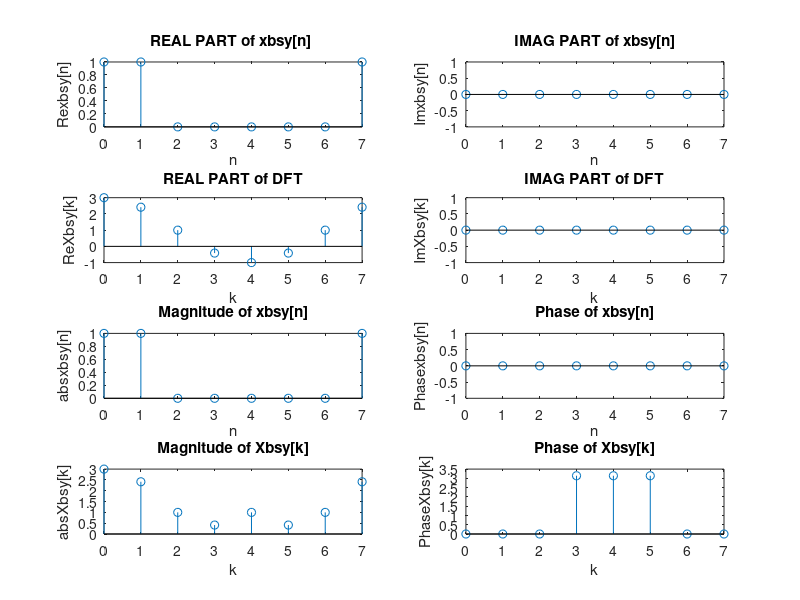

This figure's MATLAB source:
nn = 0 : (8-1) ;
%xx= exp(1i*nn/3) ;
xx= [1 1 0 0 0 0 0 1];
XX =fft(xx) ;
kk = nn ;
subplot(421)
stem (kk , real(xx ))
title( 'REAL PART of xbsy[n] ' ) , xlabel( 'n'), ylabel('Re{xbsy[n]}')
subplot(422)
stem(kk , imag(xx))
title( ' IMAG PART of xbsy[n] ' ) , xlabel( 'n' ), ylabel('Im{xbsy[n]}')
subplot(423)
stem(kk , real(XX))
title( ' REAL PART of DFT ' ) , xlabel( 'k' ), ylabel('Re{Xbsy[k]}')
subplot ( 424)
stem(kk , imag(XX))
title( ' IMAG PART of DFT ' ) , xlabel( 'k' ), ylabel('Im{Xbsy[k]}')

M_x=abs(xx);
Ph_x=angle(xx);
subplot ( 425)
stem(nn , M_x)
title( ' Magnitude of xbsy[n] ' ) , xlabel( 'n' ), ylabel('abs{xbsy[n]}')

subplot ( 426)
stem(nn , Ph_x)
title( ' Phase of xbsy[n] ' ) , xlabel( 'n' ), ylabel('Phase{xbsy[n]}')

M_X=abs(XX);
Ph_X=angle(XX);


subplot ( 427)
stem(kk , M_X)
title( ' Magnitude of Xbsy[k] ' ) , xlabel( 'k' ), ylabel('abs{Xbsy[k]}')

subplot ( 428)
stem(kk , Ph_X)
title( ' Phase of Xbsy[k] ' ) , xlabel( 'k' ), ylabel('Phase{Xbsy[k]}')